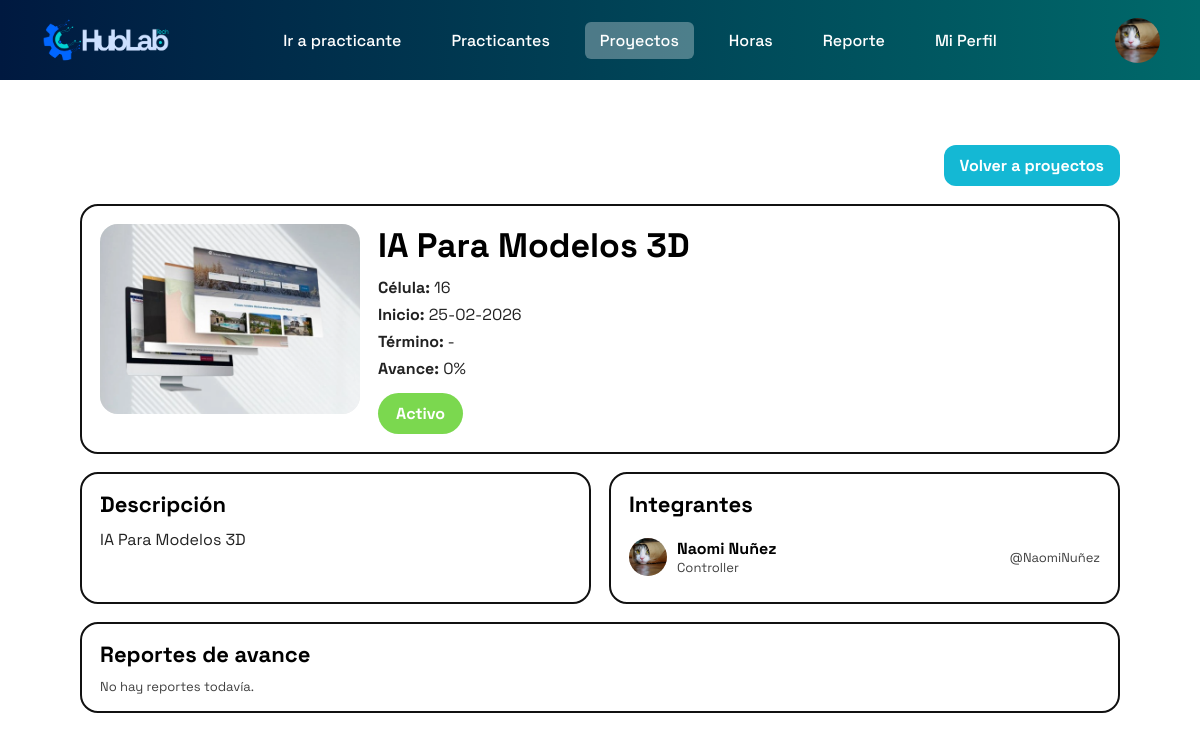
Page /panel/proyectos/14/ (signed in) on the committed database.
### core/models.py (models this page shows, shortened)
class Proyecto(models.Model):
    nombre = models.CharField(max_length=150)
    descripcion = models.TextField()
    numero_celula = models.IntegerField()
    fecha_inicio = models.DateField()
    fecha_termino = models.DateField(null=True, blank=True)
    estado = models.CharField(max_length=50)
    porcentaje_avance = models.IntegerField(default=0)
    creado_por = models.ForeignKey(User, on_delete=models.CASCADE)
    fecha_creacion = models.DateTimeField(auto_now_add=True)
    imagen = models.ImageField(upload_to="proyectos/", null=True, blank=True)

class ParticipacionProyecto(models.Model):
    usuario = models.ForeignKey(User, on_delete=models.CASCADE)
    proyecto = models.ForeignKey(Proyecto, on_delete=models.CASCADE)
    rol_en_proyecto = models.CharField(max_length=50)

### core/views.py (the view)
# urls.py: path("panel/proyectos/<int:proyecto_id>/", admin_proyecto_detalle, name="admin_proyecto_detalle"),
@staff_member_required
def admin_proyecto_detalle(request, proyecto_id):
    proyecto = get_object_or_404(Proyecto, id=proyecto_id)
    reportes = (
        ReporteAvance.objects
        .filter(proyecto=proyecto)
        .select_related("usuario")
        .order_by("-fecha")
    )
    integrantes = (
        ParticipacionProyecto.objects
        .filter(proyecto=proyecto)
        .select_related("usuario")
    )
    for part in integrantes:
        pract = Practicante.objects.filter(user=part.usuario).only("foto_perfil").first()
        part.foto_perfil = pract.foto_perfil if pract and pract.foto_perfil else None
    return render(request, "admin_proyecto_detalle.html", {
        "proyecto": proyecto,
        "reportes": reportes,
        "integrantes": integrantes,
        "can_edit": False,
    })

### core/context_processors.py (called while the page is built)
def _get_practicante(request):
    if not request.user.is_authenticated or request.user.is_superuser:
        return None
    return Practicante.objects.filter(user=request.user).first()

def navbar_avatar(request):
    avatar_url = None
    if request.user.is_authenticated:
        if request.user.is_superuser:
            perfil = _get_perfil_admin(request)
            if perfil and getattr(perfil, "foto_perfil", None):
                avatar_url = perfil.foto_perfil.url
        else:
            pract = _get_practicante(request)
            if pract and getattr(pract, "foto_perfil", None):
                avatar_url = pract.foto_perfil.url
    return {"navbar_avatar_url": avatar_url}

def es_controller(request):
    pract = _get_practicante(request)
    es_ctrl = bool(pract and pract.es_controller)
    return {"es_controller": es_ctrl}

def es_admin_path(request):
    path_actual = request.path or ""
    return {"es_admin_path": path_actual.startswith("/panel/")}

### core/templates/admin_proyecto_detalle.html (shortened to what this page needs)
{% extends "base.html" %}
{% load static %}
{% block content %}
<div class="wrap">
  <div class="top">
    <a class="btn" href="{% url 'admin_proyectos' %}">Volver a proyectos</a>
  </div>
  <div class="hero">
    <div>
      {% if proyecto.imagen %}
        <img class="img" src="{{ proyecto.imagen.url }}" alt="Imagen proyecto">
      {% else %}
        <img class="img" src="{% static 'images/proyectos/default.png' %}" alt="Imagen proyecto">
      {% endif %}
    </div>
    <div>
      <h1 class="h-title">{{ proyecto.nombre }}</h1>
      <div class="meta"><b>Célula:</b> {{ proyecto.numero_celula }}</div>
      <div class="meta"><b>Inicio:</b> {{ proyecto.fecha_inicio|date:"d-m-Y" }}</div>
      <div class="meta"><b>Término:</b>
        {% if proyecto.fecha_termino %}{{ proyecto.fecha_termino|date:"d-m-Y" }}{% else %}-{% endif %}
      </div>
      <div class="meta"><b>Avance:</b> {{ proyecto.porcentaje_avance }}%</div>
      {% if proyecto.estado|lower == "activo" %}
        <div class="badge activo">Activo</div>
      {% elif proyecto.estado|lower == "pausado" %}
        <div class="badge pausado">Pausado</div>
      {% else %}
        <div class="badge terminado">Terminado</div>
      {% endif %}
    </div>
  </div>
  <div class="grid">
    <div class="card">
      <h2>Descripción</h2>
      <p class="text">{{ proyecto.descripcion }}</p>
    </div>
    <div class="card">
      <h2>Integrantes</h2>
      {% if integrantes and integrantes|length > 0 %}
        {% for part in integrantes %}
          <div class="row">
            <div class="user">
              {% if part.foto_perfil %}
                <img class="avatar" src="{{ part.foto_perfil.url }}" alt="avatar">
              {% else %}
                <img class="avatar" src="{% static 'images/default-avatar.png' %}" alt="avatar">
              {% endif %}
              <div style="min-width:0;">
                <div class="u-name">
                  {{ part.usuario.first_name }} {{ part.usuario.last_name }}
                </div>
                <div class="u-role">{{ part.rol_en_proyecto }}</div>
              </div>
            </div>
            <div class="small">@{{ part.usuario.username }}</div>
          </div>
        {% endfor %}
      {% else %}
        <div class="small">Este proyecto no tiene integrantes todavía.</div>
      {% endif %}
    </div>
    <div class="card" style="grid-column:1 / -1;">
      <h2>Reportes de avance</h2>
      {% if reportes and reportes|length > 0 %}
        {% for r in reportes %}
          <div class="row" style="align-items:flex-start;">
            <div class="report" style="flex:1;">
              <div class="head">
                <div>
                  <b>{{ r.usuario.first_name }} {{ r.usuario.last_name }}</b>
                  <span class="small">(@{{ r.usuario.username }})</span>
                </div>
                <div class="small">
                  {% if r.fecha %}{{ r.fecha|date:"d-m-Y" }}{% else %}-{% endif %}
                </div>
              </div>
              <p class="desc">{{ r.descripcion }}</p>
              <div class="small">
                {% if r.porcentaje_avance is not None %}
                  % avance reportado: <b>{{ r.porcentaje_avance }}%</b>
                {% else %}
                  % avance reportado: -
                {% endif %}
              </div>
            </div>
          </div>
        {% endfor %}
      {% else %}
        <div class="small">No hay reportes todavía.</div>
      {% endif %}
    </div>
  </div>
</div>
{% endblock %}

### core/templates/base.html (style rules this page uses)
body { margin:0; font-family:'Space Grotesk', sans-serif; }

### core/templates/admin_proyecto_detalle.html (style rules this page uses)
.wrap { max-width: 1200px; margin: 0 auto; padding: 25px 40px 40px; box-sizing: border-box; }
.top { display:flex; justify-content:space-between; gap: 18px; align-items:flex-start; margin-bottom: 18px; }
.btn { background:#14b8d4; color:#fff; border:none; padding:10px 16px; border-radius:12px; font-weight:700; cursor:pointer; text-decoration:none; display:inline-block; white-space:nowrap; }
.hero { border: 2px solid #111; border-radius: 18px; background:#fff; padding: 18px; display:grid; grid-template-columns: 260px 1fr; gap: 18px; align-items:start; }
.img { width:100%; height: 190px; border-radius: 18px; object-fit: cover; background:#eee; }
.h-title { margin: 0 0 10px 0; font-size: 34px; }
.meta { margin: 6px 0; font-size: 16px; color:#222; }
.badge { display:inline-block; padding: 10px 18px; border-radius: 999px; color:#fff; font-weight: 800; margin-top: 8px; }
.badge.activo { background:#7bd84f; }
.grid { display:grid; grid-template-columns: 1fr 1fr; gap: 18px; margin-top: 18px; }
.card { border:2px solid #111; border-radius: 18px; background:#fff; padding: 16px 18px; }
.card h2 { margin:0 0 10px 0; font-size: 22px; }
.text { margin:0; line-height: 1.5; color:#222; }
.row { display:flex; align-items:center; justify-content:space-between; padding: 10px 0; border-bottom: 1px solid #eee; gap: 12px; }
.row:last-child { border-bottom:none; }
.user { display:flex; align-items:center; gap: 10px; min-width: 0; }
.avatar { width:38px; height:38px; border-radius:50%; object-fit:cover; background:#ddd; }
.u-name { font-weight:700; white-space:nowrap; overflow:hidden; text-overflow:ellipsis; }
.u-role { font-size: 13px; opacity: 0.75; }
.small { font-size: 13px; opacity: 0.75; }

### rows in the picture
Proyecto: nombre "IA Para Modelos 3D", numero_celula "16", fecha_inicio "25-02-2026", porcentaje_avance "0", descripcion "IA Para Modelos 3D"
ParticipacionProyecto: usuario.first_name "Naomi", usuario.last_name "Nuñez", rol_en_proyecto "Controller", usuario.username "NaomiNuñez"
